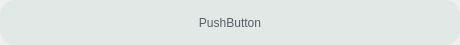
<?xml version="1.0" encoding="UTF-8"?>
<ui version="4.0">
 <class>MusicButton</class>
 <widget class="QWidget" name="MusicButton">
  <property name="geometry">
   <rect>
    <x>0</x>
    <y>0</y>
    <width>460</width>
    <height>45</height>
   </rect>
  </property>
  <property name="sizePolicy">
   <sizepolicy hsizetype="Preferred" vsizetype="Preferred">
    <horstretch>0</horstretch>
    <verstretch>0</verstretch>
   </sizepolicy>
  </property>
  <property name="minimumSize">
   <size>
    <width>460</width>
    <height>45</height>
   </size>
  </property>
  <property name="maximumSize">
   <size>
    <width>460</width>
    <height>45</height>
   </size>
  </property>
  <property name="windowTitle">
   <string>Form</string>
  </property>
  <property name="styleSheet">
   <string notr="true">#btn_name {
	color: #5c5c66;
	background-color: rgba(182, 209, 200, 0.25);
	border-radius: 15px;
	padding-left: 10px;
	padding-right: 10px;
	/*text-overflow: ellipsis;*//*无效*/
}

#btn_name:hover {
	background-color: rgba(182, 209, 200, 0.5);
}</string>
  </property>
  <layout class="QHBoxLayout" name="horizontalLayout">
   <property name="spacing">
    <number>0</number>
   </property>
   <property name="leftMargin">
    <number>0</number>
   </property>
   <property name="topMargin">
    <number>0</number>
   </property>
   <property name="rightMargin">
    <number>0</number>
   </property>
   <property name="bottomMargin">
    <number>0</number>
   </property>
   <item>
    <widget class="QPushButton" name="btn_name">
     <property name="sizePolicy">
      <sizepolicy hsizetype="Preferred" vsizetype="Preferred">
       <horstretch>0</horstretch>
       <verstretch>0</verstretch>
      </sizepolicy>
     </property>
     <property name="cursor">
      <cursorShape>PointingHandCursor</cursorShape>
     </property>
     <property name="text">
      <string>PushButton</string>
     </property>
    </widget>
   </item>
  </layout>
 </widget>
 <resources/>
 <connections/>
</ui>
